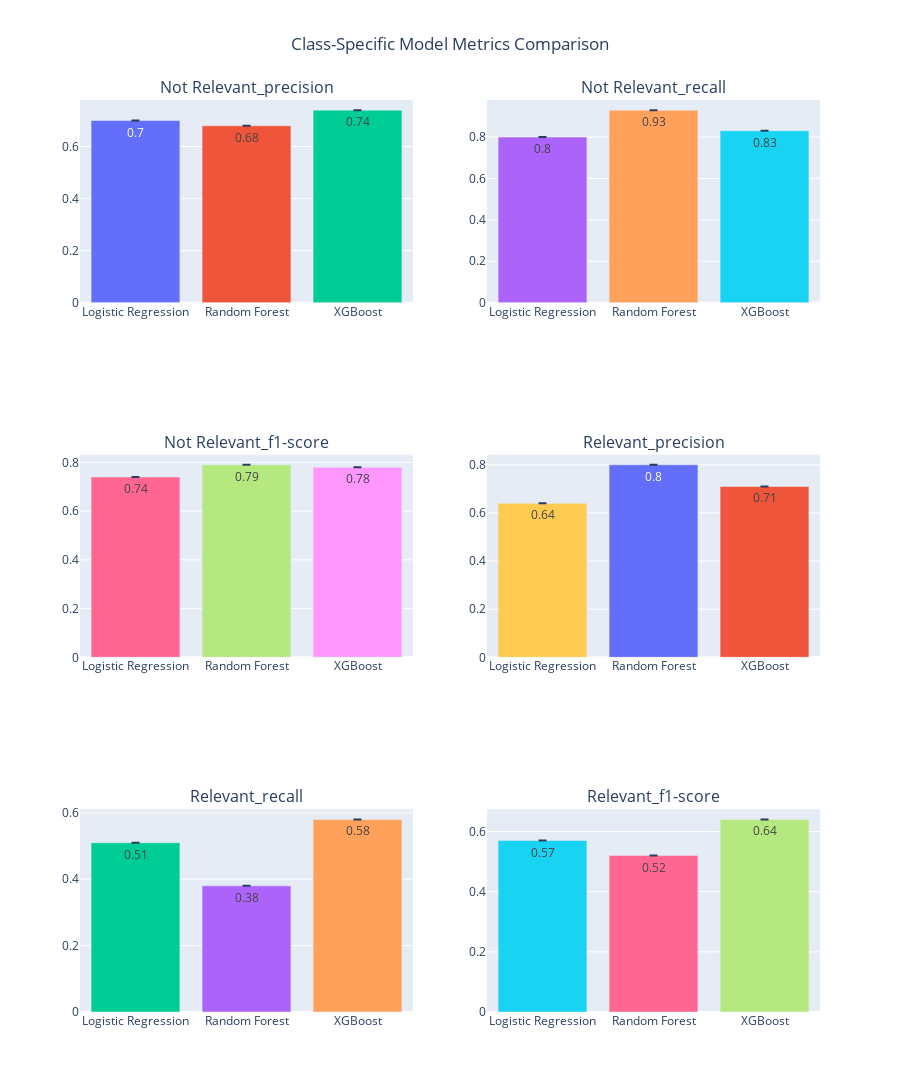

Notebook code cell kept with this figure:
### Markdown cell above
Now let's see how each model performs for each class: Relevant vs Not Relevant. We do this because we want to make sure we don't miss any relevant articles.

### Code cell
# Define class-specific metrics
class_metrics = ['Not Relevant_precision', 'Not Relevant_recall', 'Not Relevant_f1-score', 
                 'Relevant_precision', 'Relevant_recall', 'Relevant_f1-score']

# Calculate the number of rows and columns for the subplots
n_cols = 2
n_rows_class_metrics = math.ceil(len(class_metrics) / n_cols)

# Create subplots for class-specific metrics
fig_class_metrics = make_subplots(rows=n_rows_class_metrics, cols=n_cols, subplot_titles=class_metrics)

# Create a bar plot for each class-specific metric
for i, metric in enumerate(class_metrics):
    row = i // n_cols + 1
    col = i % n_cols + 1
    for model_name in runs['tags.mlflow.runName'].unique():
        model_runs = runs[runs['tags.mlflow.runName'] == model_name]
        avg_metric = round(model_runs[f'metrics.{metric}'].mean(), 2)
        fig_class_metrics.add_trace(go.Bar(name=model_name, 
                             x=[model_name], 
                             y=[avg_metric],
                             text=[round(avg_metric, 3)],  # add data labels
                             textposition='auto',  # position labels automatically
                             error_y=dict(type='data', 
                                          array=[model_runs[f'metrics.{metric}'].std()],
                                          visible=True)),
                      row=row, col=col)
        
# Update layout for class-specific metrics
fig_class_metrics.update_layout(barmode='group', title_text="Class-Specific Model Metrics Comparison", 
                  title_x=0.5, showlegend=False, height=1200)
fig_class_metrics.show()

### Figure 1 — Plotly figure (JSON) as saved in the notebook; plotly's stock layout.template omitted (floating-point values rounded to 4 significant figures)
{"data": [{"error_y": {"array": [null], "type": "data", "visible": true}, "name": "Logistic Regression", "text": ["0.7"], "textposition": "auto", "type": "bar", "x": ["Logistic Regression"], "xaxis": "x", "y": [0.7], "yaxis": "y"}, {"error_y": {"array": [null], "type": "data", "visible": true}, "name": "Random Forest", "text": ["0.68"], "textposition": "auto", "type": "bar", "x": ["Random Forest"], "xaxis": "x", "y": [0.68], "yaxis": "y"}, {"error_y": {"array": [null], "type": "data", "visible": true}, "name": "XGBoost", "text": ["0.74"], "textposition": "auto", "type": "bar", "x": ["XGBoost"], "xaxis": "x", "y": [0.74], "yaxis": "y"}, {"error_y": {"array": [null], "type": "data", "visible": true}, "name": "Logistic Regression", "text": ["0.8"], "textposition": "auto", "type": "bar", "x": ["Logistic Regression"], "xaxis": "x2", "y": [0.8], "yaxis": "y2"}, {"error_y": {"array": [null], "type": "data", "visible": true}, "name": "Random Forest", "text": ["0.93"], "textposition": "auto", "type": "bar", "x": ["Random Forest"], "xaxis": "x2", "y": [0.93], "yaxis": "y2"}, {"error_y": {"array": [null], "type": "data", "visible": true}, "name": "XGBoost", "text": ["0.83"], "textposition": "auto", "type": "bar", "x": ["XGBoost"], "xaxis": "x2", "y": [0.83], "yaxis": "y2"}, {"error_y": {"array": [null], "type": "data", "visible": true}, "name": "Logistic Regression", "text": ["0.74"], "textposition": "auto", "type": "bar", "x": ["Logistic Regression"], "xaxis": "x3", "y": [0.74], "yaxis": "y3"}, {"error_y": {"array": [null], "type": "data", "visible": true}, "name": "Random Forest", "text": ["0.79"], "textposition": "auto", "type": "bar", "x": ["Random Forest"], "xaxis": "x3", "y": [0.79], "yaxis": "y3"}, {"error_y": {"array": [null], "type": "data", "visible": true}, "name": "XGBoost", "text": ["0.78"], "textposition": "auto", "type": "bar", "x": ["XGBoost"], "xaxis": "x3", "y": [0.78], "yaxis": "y3"}, {"error_y": {"array": [null], "type": "data", "visible": true}, "name": "Logistic Regression", "text": ["0.64"], "textposition": "auto", "type": "bar", "x": ["Logistic Regression"], "xaxis": "x4", "y": [0.64], "yaxis": "y4"}, {"error_y": {"array": [null], "type": "data", "visible": true}, "name": "Random Forest", "text": ["0.8"], "textposition": "auto", "type": "bar", "x": ["Random Forest"], "xaxis": "x4", "y": [0.8], "yaxis": "y4"}, {"error_y": {"array": [null], "type": "data", "visible": true}, "name": "XGBoost", "text": ["0.71"], "textposition": "auto", "type": "bar", "x": ["XGBoost"], "xaxis": "x4", "y": [0.71], "yaxis": "y4"}, {"error_y": {"array": [null], "type": "data", "visible": true}, "name": "Logistic Regression", "text": ["0.51"], "textposition": "auto", "type": "bar", "x": ["Logistic Regression"], "xaxis": "x5", "y": [0.51], "yaxis": "y5"}, {"error_y": {"array": [null], "type": "data", "visible": true}, "name": "Random Forest", "text": ["0.38"], "textposition": "auto", "type": "bar", "x": ["Random Forest"], "xaxis": "x5", "y": [0.38], "yaxis": "y5"}, {"error_y": {"array": [null], "type": "data", "visible": true}, "name": "XGBoost", "text": ["0.58"], "textposition": "auto", "type": "bar", "x": ["XGBoost"], "xaxis": "x5", "y": [0.58], "yaxis": "y5"}, {"error_y": {"array": [null], "type": "data", "visible": true}, "name": "Logistic Regression", "text": ["0.57"], "textposition": "auto", "type": "bar", "x": ["Logistic Regression"], "xaxis": "x6", "y": [0.57], "yaxis": "y6"}, {"error_y": {"array": [null], "type": "data", "visible": true}, "name": "Random Forest", "text": ["0.52"], "textposition": "auto", "type": "bar", "x": ["Random Forest"], "xaxis": "x6", "y": [0.52], "yaxis": "y6"}, {"error_y": {"array": [null], "type": "data", "visible": true}, "name": "XGBoost", "text": ["0.64"], "textposition": "auto", "type": "bar", "x": ["XGBoost"], "xaxis": "x6", "y": [0.64], "yaxis": "y6"}], "layout": {"annotations": [{"font": {"size": 16}, "showarrow": false, "text": "Not Relevant_precision", "x": 0.225, "xanchor": "center", "xref": "paper", "y": 1, "yanchor": "bottom", "yref": "paper"}, {"font": {"size": 16}, "showarrow": false, "text": "Not Relevant_recall", "x": 0.775, "xanchor": "center", "xref": "paper", "y": 1, "yanchor": "bottom", "yref": "paper"}, {"font": {"size": 16}, "showarrow": false, "text": "Not Relevant_f1-score", "x": 0.225, "xanchor": "center", "xref": "paper", "y": 0.6111, "yanchor": "bottom", "yref": "paper"}, {"font": {"size": 16}, "showarrow": false, "text": "Relevant_precision", "x": 0.775, "xanchor": "center", "xref": "paper", "y": 0.6111, "yanchor": "bottom", "yref": "paper"}, {"font": {"size": 16}, "showarrow": false, "text": "Relevant_recall", "x": 0.225, "xanchor": "center", "xref": "paper", "y": 0.2222, "yanchor": "bottom", "yref": "paper"}, {"font": {"size": 16}, "showarrow": false, "text": "Relevant_f1-score", "x": 0.775, "xanchor": "center", "xref": "paper", "y": 0.2222, "yanchor": "bottom", "yref": "paper"}], "barmode": "group", "height": 1200, "showlegend": false, "title": {"text": "Class-Specific Model Metrics Comparison", "x": 0.5}, "xaxis": {"anchor": "y", "domain": [0, 0.45]}, "xaxis2": {"anchor": "y2", "domain": [0.55, 1]}, "xaxis3": {"anchor": "y3", "domain": [0, 0.45]}, "xaxis4": {"anchor": "y4", "domain": [0.55, 1]}, "xaxis5": {"anchor": "y5", "domain": [0, 0.45]}, "xaxis6": {"anchor": "y6", "domain": [0.55, 1]}, "yaxis": {"anchor": "x", "domain": [0.7778, 1]}, "yaxis2": {"anchor": "x2", "domain": [0.7778, 1]}, "yaxis3": {"anchor": "x3", "domain": [0.3889, 0.6111]}, "yaxis4": {"anchor": "x4", "domain": [0.3889, 0.6111]}, "yaxis5": {"anchor": "x5", "domain": [0, 0.2222]}, "yaxis6": {"anchor": "x6", "domain": [0, 0.2222]}}}
